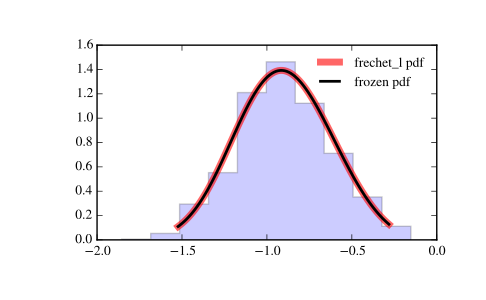

Write Python code to recreate this figure.
from scipy.stats import frechet_l
import matplotlib.pyplot as plt
fig, ax = plt.subplots(1, 1)

# Calculate a few first moments:

c = 3.63
mean, var, skew, kurt = frechet_l.stats(c, moments='mvsk')

# Display the probability density function (``pdf``):

x = np.linspace(frechet_l.ppf(0.01, c),
                frechet_l.ppf(0.99, c), 100)
ax.plot(x, frechet_l.pdf(x, c),
       'r-', lw=5, alpha=0.6, label='frechet_l pdf')

# Alternatively, the distribution object can be called (as a function)
# to fix the shape, location and scale parameters. This returns a "frozen"
# RV object holding the given parameters fixed.

# Freeze the distribution and display the frozen ``pdf``:

rv = frechet_l(c)
ax.plot(x, rv.pdf(x), 'k-', lw=2, label='frozen pdf')

# Check accuracy of ``cdf`` and ``ppf``:

vals = frechet_l.ppf([0.001, 0.5, 0.999], c)
np.allclose([0.001, 0.5, 0.999], frechet_l.cdf(vals, c))
# True

# Generate random numbers:

r = frechet_l.rvs(c, size=1000)

# And compare the histogram:

ax.hist(r, normed=True, histtype='stepfilled', alpha=0.2)
ax.legend(loc='best', frameon=False)
plt.show()
